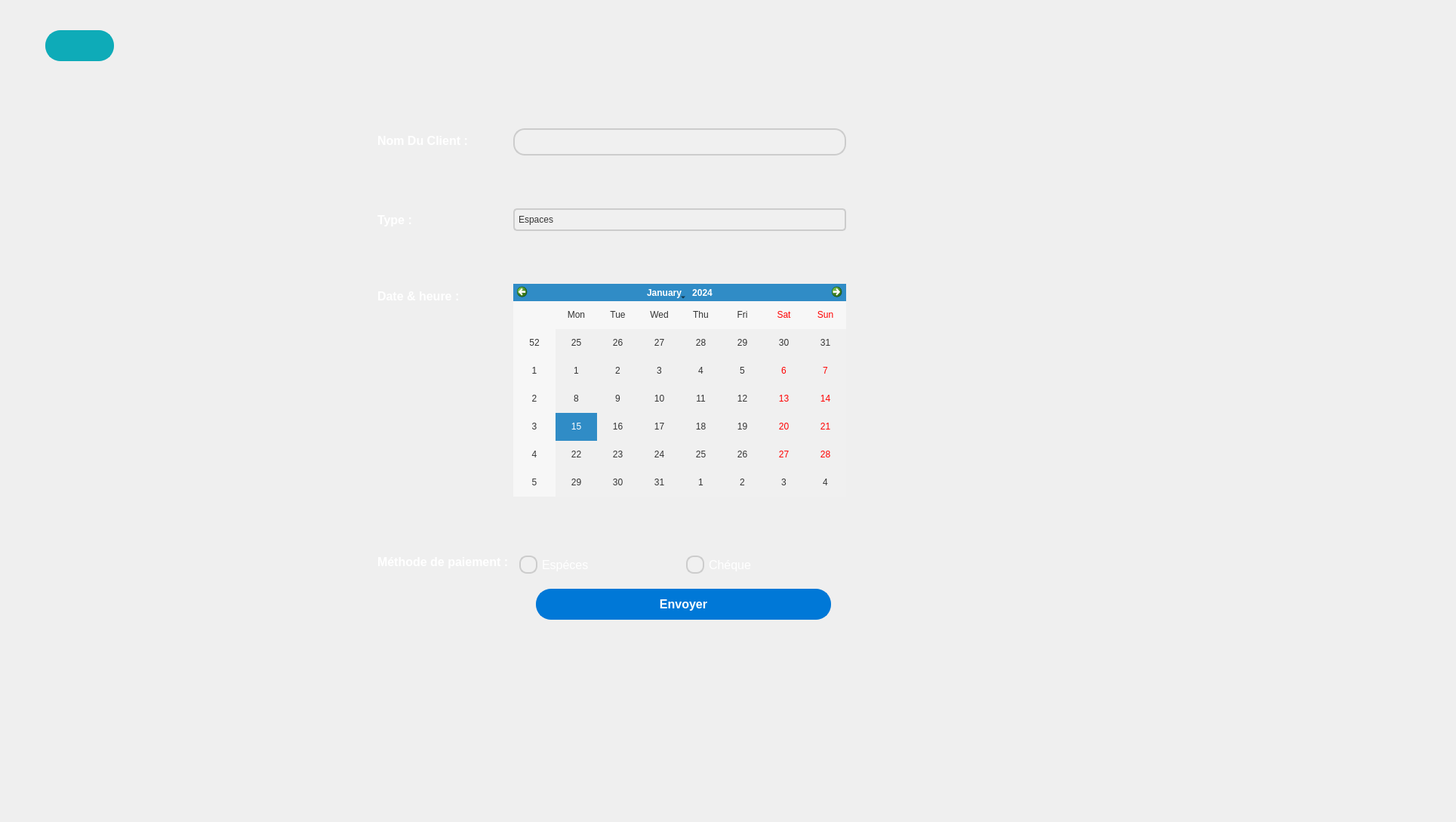
        <widget class="QWidget" name="AjouterReservation">
         <attribute name="title">
          <string>Ajouter Réservations</string>
         </attribute>
         <widget class="QLabel" name="backgroundImage">
          <property name="geometry">
           <rect>
            <x>0</x>
            <y>0</y>
            <width>1920</width>
            <height>1080</height>
           </rect>
          </property>
          <property name="text">
           <string/>
          </property>
          <property name="pixmap">
           <pixmap resource="res.qrc">:/img/back_empty.png</pixmap>
          </property>
          <property name="scaledContents">
           <bool>true</bool>
          </property>
         </widget>
         <widget class="QWidget" name="formLayoutWidget_2">
          <property name="geometry">
           <rect>
            <x>500</x>
            <y>170</y>
            <width>621</width>
            <height>598</height>
           </rect>
          </property>
          <layout class="QFormLayout" name="reservationForm">
           <property name="verticalSpacing">
            <number>70</number>
           </property>
           <item row="0" column="1">
            <widget class="QLineEdit" name="nameBox">
             <property name="styleSheet">
              <string notr="true">QLineEdit {
    padding: 8px;
    border: 2px solid #cccccc;
    border-radius: 15px;
    background-color: #f0f0f0;
    color: #333333;
}

QLineEdit:hover {
    border-color: #aaaaaa;
}

QLineEdit:focus {
    border-color: #0078d7; /* Change border color on focus */
}

QLineEdit::placeholder {
    color: #999999;
}

QLineEdit::hover:placeholder {
    color: #666666;
}
</string>
             </property>
            </widget>
           </item>
           <item row="1" column="0">
            <widget class="QLabel" name="textType">
             <property name="font">
              <font>
               <pointsize>-1</pointsize>
               <weight>75</weight>
               <bold>true</bold>
              </font>
             </property>
             <property name="styleSheet">
              <string notr="true">QLabel {
    color: #ffffff; /* Text color */
    font-size: 16px; /* Font size */
    font-weight: bold; /* Font weight */
}

QLabel#styledLabel {
    background-color: #f0f0f0; /* Background color */
    border: 2px solid #cccccc; /* Border */
    border-radius: 5px; /* Border radius */
    padding: 8px; /* Padding */
}

QLabel#styledLabel:hover {
    background-color: #e0e0e0; /* Background color on hover */
}
</string>
             </property>
             <property name="text">
              <string>Type :</string>
             </property>
             <property name="indent">
              <number>-1</number>
             </property>
            </widget>
           </item>
           <item row="1" column="1">
            <widget class="QComboBox" name="typeReservation">
             <property name="styleSheet">
              <string notr="true">QComboBox {
    padding: 5px;
    border: 2px solid #cccccc;
    border-radius: 5px;
    background-color: #f0f0f0;
    color: #333333;
    min-width: 150px; /* Adjust as needed */
}

QComboBox:hover {
    border-color: #aaaaaa;
}

QComboBox::drop-down {
    border: none;
    subcontrol-origin: padding;
    subcontrol-position: right center;
    width: 20px;
    background-color: transparent;
}

QComboBox::down-arrow {
    image: url(&quot;:/img/down_arrow.ico&quot;); /* Replace with your own arrow image */
}

QComboBox::down-arrow:hover {
    image: url(&quot;:/img/down_arrow.ico&quot;);/* Replace with your own arrow image for hover */
}

QComboBox::item {
    padding: 8px;
}

QComboBox::item:hover {
    background-color: #e0e0e0;
}

QComboBox::item:selected {
    background-color: #0078d7;
    color: #ffffff;
}
</string>
             </property>
             <property name="iconSize">
              <size>
               <width>16</width>
               <height>16</height>
              </size>
             </property>
             <item>
              <property name="text">
               <string>Espaces</string>
              </property>
             </item>
             <item>
              <property name="text">
               <string>Matériels</string>
              </property>
             </item>
             <item>
              <property name="text">
               <string>Events</string>
              </property>
             </item>
            </widget>
           </item>
           <item row="2" column="0">
            <widget class="QLabel" name="textDate">
             <property name="styleSheet">
              <string notr="true">QLabel {
	color: rgb(0, 0, 0);
    color: #ffffff; /* Text color */
    font-size: 16px; /* Font size */
    font-weight: bold; /* Font weight */
}

QLabel#styledLabel {
    background-color: #f0f0f0; /* Background color */
    border: 2px solid #cccccc; /* Border */
    border-radius: 5px; /* Border radius */
    padding: 8px; /* Padding */
}

QLabel#styledLabel:hover {
    background-color: #e0e0e0; /* Background color on hover */
}
</string>
             </property>
             <property name="text">
              <string>Date &amp; heure :</string>
             </property>
            </widget>
           </item>
           <item row="2" column="1">
            <widget class="QCalendarWidget" name="date">
             <property name="styleSheet">
              <string notr="true">QCalendarWidget {
    border: 2px solid #cccccc;
    border-radius: 15px;
    background-color: #f0f0f0;
    color: #333333;
}

QCalendarWidget QToolButton {
    background-color: transparent;
}

QCalendarWidget QToolButton:hover {
    background-color: #e0e0e0;
}

QCalendarWidget QToolButton::menu-indicator {
    image: none;
}

QCalendarWidget QAbstractItemView {
    background-color: #f0f0f0;
    color: #333333;
}

QCalendarWidget QAbstractItemView:selected {
    background-color: #0078d7;
    color: #ffffff;
}

QCalendarWidget QAbstractItemView:hover {
    background-color: #e0e0e0;
}
</string>
             </property>
            </widget>
           </item>
           <item row="3" column="0">
            <widget class="QLabel" name="paiementMethodLabel_2">
             <property name="styleSheet">
              <string notr="true">QLabel {
    color: #ffffff; /* Text color */
    font-size: 16px; /* Font size */
    font-weight: bold; /* Font weight */
}

QLabel#styledLabel {
    background-color: #f0f0f0; /* Background color */
    border: 2px solid #cccccc; /* Border */
    border-radius: 5px; /* Border radius */
    padding: 8px; /* Padding */
}

QLabel#styledLabel:hover {
    background-color: #e0e0e0; /* Background color on hover */
}
</string>
             </property>
             <property name="text">
              <string>Méthode de paiement :</string>
             </property>
            </widget>
           </item>
           <item row="3" column="1">
            <layout class="QGridLayout" name="paiementMethod">
             <item row="0" column="0">
              <widget class="QRadioButton" name="Especes">
               <property name="styleSheet">
                <string notr="true">QRadioButton {
    padding: 8px; /* Adjust padding as needed */
    color: #ffffff; /* Text color set to white */
    font-size: 16px; /* Font size */
}

QRadioButton::indicator {
    width: 20px;
    height: 20px;
    border-radius: 10px; /* Make the border-radius 50% for a fully rounded indicator */
    border: 2px solid #cccccc;
    background-color: #f0f0f0;
}

QRadioButton::indicator:checked {
    background-color: #0078d7;
    border: 2px solid #0078d7;
}

QRadioButton::indicator:checked:hover {
    background-color: #005ea9;
    border: 2px solid #005ea9;
}
</string>
               </property>
               <property name="text">
                <string>Espéces</string>
               </property>
              </widget>
             </item>
             <item row="0" column="1">
              <widget class="QRadioButton" name="Cheque">
               <property name="styleSheet">
                <string notr="true">QRadioButton {
    padding: 8px; /* Adjust padding as needed */
    color: #ffffff; /* Text color set to white */
    font-size: 16px; /* Font size */
}

QRadioButton::indicator {
    width: 20px;
    height: 20px;
    border-radius: 10px; /* Make the border-radius 50% for a fully rounded indicator */
    border: 2px solid #cccccc;
    background-color: #f0f0f0;
}

QRadioButton::indicator:checked {
    background-color: #0078d7;
    border: 2px solid #0078d7;
}

QRadioButton::indicator:checked:hover {
    background-color: #005ea9;
    border: 2px solid #005ea9;
}
</string>
               </property>
               <property name="text">
                <string>Chéque</string>
               </property>
              </widget>
             </item>
            </layout>
           </item>
           <item row="0" column="0">
            <widget class="QLabel" name="clientNameText">
             <property name="font">
              <font>
               <family>MS Shell Dlg 2</family>
               <pointsize>-1</pointsize>
               <weight>75</weight>
               <italic>false</italic>
               <bold>true</bold>
              </font>
             </property>
             <property name="styleSheet">
              <string notr="true">QLabel {
	font: 8pt &quot;MS Shell Dlg 2&quot;;
    color: #ffffff; /* Text color */
    font-size: 16px; /* Font size */
    font-weight: bold; /* Font weight */
}

QLabel#styledLabel {
    background-color: #f0f0f0; /* Background color */
    border: 2px solid #cccccc; /* Border */
    border-radius: 5px; /* Border radius */
    padding: 8px; /* Padding */
}

QLabel#styledLabel:hover {
    background-color: #e0e0e0; /* Background color on hover */
}
</string>
             </property>
             <property name="text">
              <string>Nom Du Client :</string>
             </property>
            </widget>
           </item>
          </layout>
         </widget>
         <widget class="QPushButton" name="submit">
          <property name="geometry">
           <rect>
            <x>710</x>
            <y>780</y>
            <width>391</width>
            <height>41</height>
           </rect>
          </property>
          <property name="palette">
           <palette>
            <active>
             <colorrole role="WindowText">
              <brush brushstyle="SolidPattern">
               <color alpha="255">
                <red>255</red>
                <green>255</green>
                <blue>255</blue>
               </color>
              </brush>
             </colorrole>
             <colorrole role="Button">
              <brush brushstyle="SolidPattern">
               <color alpha="255">
                <red>0</red>
                <green>120</green>
                <blue>215</blue>
               </color>
              </brush>
             </colorrole>
             <colorrole role="Light">
              <brush brushstyle="SolidPattern">
               <color alpha="255">
                <red>255</red>
                <green>255</green>
                <blue>255</blue>
               </color>
              </brush>
             </colorrole>
             <colorrole role="Midlight">
              <brush brushstyle="SolidPattern">
               <color alpha="255">
                <red>232</red>
                <green>234</green>
                <blue>235</blue>
               </color>
              </brush>
             </colorrole>
             <colorrole role="Dark">
              <brush brushstyle="SolidPattern">
               <color alpha="255">
                <red>105</red>
                <green>107</green>
                <blue>107</blue>
               </color>
              </brush>
             </colorrole>
             <colorrole role="Mid">
              <brush brushstyle="SolidPattern">
               <color alpha="255">
                <red>140</red>
                <green>143</green>
                <blue>143</blue>
               </color>
              </brush>
             </colorrole>
             <colorrole role="Text">
              <brush brushstyle="SolidPattern">
               <color alpha="255">
                <red>255</red>
                <green>255</green>
                <blue>255</blue>
               </color>
              </brush>
             </colorrole>
             <colorrole role="BrightText">
              <brush brushstyle="SolidPattern">
               <color alpha="255">
                <red>255</red>
                <green>255</green>
                <blue>255</blue>
               </color>
              </brush>
             </colorrole>
             <colorrole role="ButtonText">
              <brush brushstyle="SolidPattern">
               <color alpha="255">
                <red>255</red>
                <green>255</green>
                <blue>255</blue>
               </color>
              </brush>
             </colorrole>
             <colorrole role="Base">
              <brush brushstyle="SolidPattern">
               <color alpha="255">
                <red>0</red>
                <green>120</green>
                <blue>215</blue>
               </color>
              </brush>
             </colorrole>
             <colorrole role="Window">
              <brush brushstyle="SolidPattern">
               <color alpha="255">
                <red>0</red>
                <green>120</green>
                <blue>215</blue>
               </color>
              </brush>
             </colorrole>
             <colorrole role="Shadow">
              <brush brushstyle="SolidPattern">
               <color alpha="255">
                <red>0</red>
                <green>0</green>
                <blue>0</blue>
               </color>
              </brush>
             </colorrole>
             <colorrole role="AlternateBase">
              <brush brushstyle="SolidPattern">
               <color alpha="255">
                <red>232</red>
                <green>234</green>
                <blue>235</blue>
               </color>
              </brush>
             </colorrole>
             <colorrole role="ToolTipBase">
              <brush brushstyle="SolidPattern">
               <color alpha="255">
                <red>255</red>
                <green>255</green>
                <blue>220</blue>
               </color>
              </brush>
             </colorrole>
             <colorrole role="ToolTipText">
              <brush brushstyle="SolidPattern">
               <color alpha="255">
                <red>0</red>
                <green>0</green>
                <blue>0</blue>
               </color>
              </brush>
             </colorrole>
             <colorrole role="PlaceholderText">
              <brush brushstyle="SolidPattern">
               <color alpha="128">
                <red>0</red>
                <green>0</green>
                <blue>0</blue>
               </color>
              </brush>
             </colorrole>
            </active>
            <inactive>
             <colorrole role="WindowText">
              <brush brushstyle="SolidPattern">
               <color alpha="255">
                <red>255</red>
                <green>255</green>
                <blue>255</blue>
               </color>
              </brush>
             </colorrole>
             <colorrole role="Button">
              <brush brushstyle="SolidPattern">
               <color alpha="255">
                <red>0</red>
                <green>120</green>
                <blue>215</blue>
               </color>
              </brush>
             </colorrole>
             <colorrole role="Light">
              <brush brushstyle="SolidPattern">
               <color alpha="255">
                <red>255</red>
                <green>255</green>
                <blue>255</blue>
               </color>
              </brush>
             </colorrole>
             <colorrole role="Midlight">
              <brush brushstyle="SolidPattern">
               <color alpha="255">
                <red>232</red>
                <green>234</green>
                <blue>235</blue>
               </color>
              </brush>
             </colorrole>
             <colorrole role="Dark">
              <brush brushstyle="SolidPattern">
               <color alpha="255">
                <red>105</red>
                <green>107</green>
                <blue>107</blue>
               </color>
              </brush>
             </colorrole>
             <colorrole role="Mid">
              <brush brushstyle="SolidPattern">
               <color alpha="255">
                <red>140</red>
                <green>143</green>
                <blue>143</blue>
               </color>
              </brush>
             </colorrole>
             <colorrole role="Text">
              <brush brushstyle="SolidPattern">
               <color alpha="255">
                <red>255</red>
                <green>255</green>
                <blue>255</blue>
               </color>
              </brush>
             </colorrole>
             <colorrole role="BrightText">
              <brush brushstyle="SolidPattern">
               <color alpha="255">
                <red>255</red>
                <green>255</green>
                <blue>255</blue>
               </color>
              </brush>
             </colorrole>
             <colorrole role="ButtonText">
              <brush brushstyle="SolidPattern">
               <color alpha="255">
                <red>255</red>
                <green>255</green>
                <blue>255</blue>
               </color>
              </brush>
             </colorrole>
             <colorrole role="Base">
              <brush brushstyle="SolidPattern">
               <color alpha="255">
                <red>0</red>
                <green>120</green>
                <blue>215</blue>
               </color>
              </brush>
             </colorrole>
             <colorrole role="Window">
              <brush brushstyle="SolidPattern">
               <color alpha="255">
                <red>0</red>
                <green>120</green>
                <blue>215</blue>
               </color>
              </brush>
             </colorrole>
             <colorrole role="Shadow">
              <brush brushstyle="SolidPattern">
               <color alpha="255">
                <red>0</red>
                <green>0</green>
                <blue>0</blue>
               </color>
              </brush>
             </colorrole>
             <colorrole role="AlternateBase">
              <brush brushstyle="SolidPattern">
               <color alpha="255">
                <red>232</red>
                <green>234</green>
                <blue>235</blue>
               </color>
              </brush>
             </colorrole>
             <colorrole role="ToolTipBase">
              <brush brushstyle="SolidPattern">
               <color alpha="255">
                <red>255</red>
                <green>255</green>
                <blue>220</blue>
               </color>
              </brush>
             </colorrole>
             <colorrole role="ToolTipText">
              <brush brushstyle="SolidPattern">
               <color alpha="255">
                <red>0</red>
                <green>0</green>
                <blue>0</blue>
               </color>
              </brush>
             </colorrole>
             <colorrole role="PlaceholderText">
              <brush brushstyle="SolidPattern">
               <color alpha="128">
                <red>0</red>
                <green>0</green>
                <blue>0</blue>
               </color>
              </brush>
             </colorrole>
            </inactive>
            <disabled>
             <colorrole role="WindowText">
              <brush brushstyle="SolidPattern">
               <color alpha="255">
                <red>255</red>
                <green>255</green>
                <blue>255</blue>
               </color>
              </brush>
             </colorrole>
             <colorrole role="Button">
              <brush brushstyle="SolidPattern">
               <color alpha="255">
                <red>0</red>
                <green>120</green>
                <blue>215</blue>
               </color>
              </brush>
             </colorrole>
             <colorrole role="Light">
              <brush brushstyle="SolidPattern">
               <color alpha="255">
                <red>255</red>
                <green>255</green>
                <blue>255</blue>
               </color>
              </brush>
             </colorrole>
             <colorrole role="Midlight">
              <brush brushstyle="SolidPattern">
               <color alpha="255">
                <red>232</red>
                <green>234</green>
                <blue>235</blue>
               </color>
              </brush>
             </colorrole>
             <colorrole role="Dark">
              <brush brushstyle="SolidPattern">
               <color alpha="255">
                <red>105</red>
                <green>107</green>
                <blue>107</blue>
               </color>
              </brush>
             </colorrole>
             <colorrole role="Mid">
              <brush brushstyle="SolidPattern">
               <color alpha="255">
                <red>140</red>
                <green>143</green>
                <blue>143</blue>
               </color>
              </brush>
             </colorrole>
             <colorrole role="Text">
              <brush brushstyle="SolidPattern">
               <color alpha="255">
                <red>255</red>
                <green>255</green>
                <blue>255</blue>
               </color>
              </brush>
             </colorrole>
             <colorrole role="BrightText">
              <brush brushstyle="SolidPattern">
               <color alpha="255">
                <red>255</red>
                <green>255</green>
                <blue>255</blue>
               </color>
              </brush>
             </colorrole>
             <colorrole role="ButtonText">
              <brush brushstyle="SolidPattern">
               <color alpha="255">
                <red>255</red>
                <green>255</green>
                <blue>255</blue>
               </color>
              </brush>
             </colorrole>
             <colorrole role="Base">
              <brush brushstyle="SolidPattern">
               <color alpha="255">
                <red>0</red>
                <green>120</green>
                <blue>215</blue>
               </color>
              </brush>
             </colorrole>
             <colorrole role="Window">
              <brush brushstyle="SolidPattern">
               <color alpha="255">
                <red>0</red>
                <green>120</green>
                <blue>215</blue>
               </color>
              </brush>
             </colorrole>
             <colorrole role="Shadow">
              <brush brushstyle="SolidPattern">
               <color alpha="255">
                <red>0</red>
                <green>0</green>
                <blue>0</blue>
               </color>
              </brush>
             </colorrole>
             <colorrole role="AlternateBase">
              <brush brushstyle="SolidPattern">
               <color alpha="255">
                <red>210</red>
                <green>214</green>
                <blue>215</blue>
               </color>
              </brush>
             </colorrole>
             <colorrole role="ToolTipBase">
              <brush brushstyle="SolidPattern">
               <color alpha="255">
                <red>255</red>
                <green>255</green>
                <blue>220</blue>
               </color>
              </brush>
             </colorrole>
             <colorrole role="ToolTipText">
              <brush brushstyle="SolidPattern">
               <color alpha="255">
                <red>0</red>
                <green>0</green>
                <blue>0</blue>
               </color>
              </brush>
             </colorrole>
             <colorrole role="PlaceholderText">
              <brush brushstyle="SolidPattern">
               <color alpha="128">
                <red>0</red>
                <green>0</green>
                <blue>0</blue>
               </color>
              </brush>
             </colorrole>
            </disabled>
           </palette>
          </property>
          <property name="tabletTracking">
           <bool>false</bool>
          </property>
          <property name="contextMenuPolicy">
           <enum>Qt::DefaultContextMenu</enum>
          </property>
          <property name="accessibleDescription">
           <string/>
          </property>
          <property name="styleSheet">
           <string notr="true">QPushButton {
    padding: 10px 20px;
    border: 2px solid #0078d7;
    border-radius: 20px;
    background-color: #0078d7;
    color: #ffffff;
    font-size: 16px;
    font-weight: bold;
    transition: background-color 0.3s, border-color 0.3s, color 0.3s; /* Added color transition */
}

QPushButton:hover {
    background-color: #ffffff;
    border-color: #005ea9;
    color: #005ea9; /* Change text color on hover */
}

QPushButton:pressed {
    background-color: #004c8c;
    border-color: #004c8c;
    color: #004c8c; /* Change text color when pressed */
}
</string>
          </property>
          <property name="text">
           <string>Envoyer</string>
          </property>
         </widget>
         <widget class="QPushButton" name="returnFromAjoutReservation">
          <property name="geometry">
           <rect>
            <x>60</x>
            <y>40</y>
            <width>91</width>
            <height>41</height>
           </rect>
          </property>
          <property name="styleSheet">
           <string notr="true">/* Styles généraux du bouton */
QPushButton {
    background-color: #0EABB8; /* Bleu clair pour représenter l'eau */
    border: 2px solid #0EABB8; /* Bordure bleue */
    color: #ffffff; /* Texte blanc */
    padding: 15px 25px; /* Espacement intérieur */
    font-size: 18px; /* Taille de la police */
    font-weight: bold; /* Police en gras */
    border-radius: 20px; /* Bordure arrondie */
    outline: none; /* Supprime la bordure de focus */
    position: relative; /* Position relative pour les pseudo-éléments */
    overflow: hidden; /* Cache le contenu débordant */
    transition: background-color 0.3s, color 0.3s; /* Transition des couleurs */
}

/* Style au survol du bouton */
QPushButton:hover {
    background-color: #03a9fc; /* Fond devient blanc */
    color: #0EABB8; /* Texte devient bleu clair */
}

/* Style au clic du bouton */
QPushButton:pressed {
    background-color: #1e4c6f; /* Bleu foncé lors du clic */
    color: #f8f8f8; /* Texte blanc lors du clic */
}

/* Animation pour le pseudo-élément :after */
QPushButton::after {
    content: ''; /* Contenu vide */
    position: absolute; /* Position absolue */
    width: 100%; /* Largeur à 100% */
    height: 100%; /* Hauteur à 100% */
    background-color: rgba(255, 255, 255, 0.3); /* Fond semi-transparent */
    top: 50%; /* Positionnement au centre vertical */
    left: 50%; /* Positionnement au centre horizontal */
    border-radius: 50%; /* Bordure arrondie */
    transform: translate(-50%, -50%) scale(0); /* Réduit l'échelle à 0 */
    transition: transform 0.5s ease; /* Transition de l'échelle */
}

/* Animation au survol du bouton */
QPushButton:hover::after {
    transform: translate(-50%, -50%) scale(2); /* Augmente l'échelle à 2 */
}</string>
          </property>
          <property name="text">
           <string/>
          </property>
          <property name="icon">
           <iconset resource="res.qrc">
            <normaloff>:/img/return.png</normaloff>:/img/return.png</iconset>
          </property>
          <property name="iconSize">
           <size>
            <width>35</width>
            <height>35</height>
           </size>
          </property>
          <property name="shortcut">
           <string>Backspace</string>
          </property>
         </widget>
        </widget>
